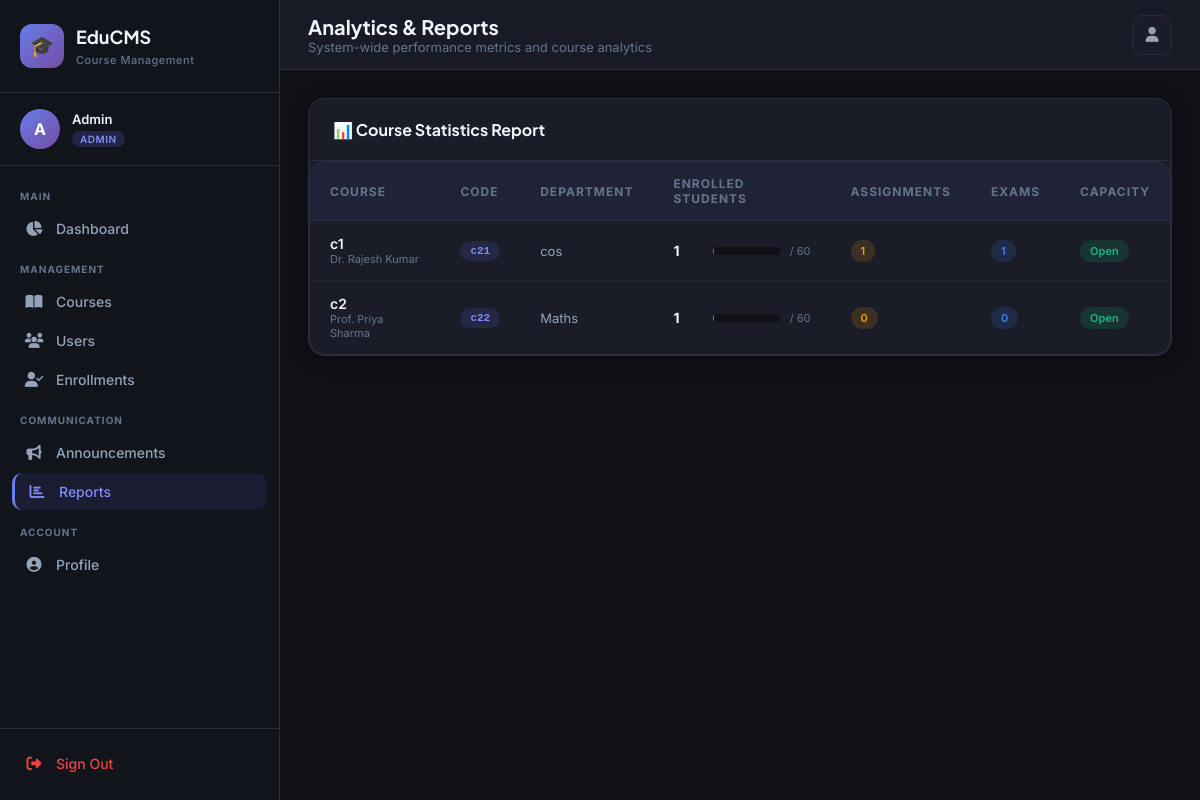
The page /admin/reports (signed in) on the database its author committed.
### app.py (models this page shows)
class User(UserMixin, db.Model):
    __tablename__ = 'users'
    id = db.Column(db.Integer, primary_key=True)
    name = db.Column(db.String(100), nullable=False)
    email = db.Column(db.String(120), unique=True, nullable=False)
    password = db.Column(db.String(200), nullable=False)
    role = db.Column(db.String(20), nullable=False, default='student')  # admin/faculty/student
    phone = db.Column(db.String(20))
    department = db.Column(db.String(100))
    profile_pic = db.Column(db.String(200), default='default.png')
    is_active_account = db.Column(db.Boolean, default=True)
    created_at = db.Column(db.DateTime, default=datetime.utcnow)
    courses_taught = db.relationship('Course', backref='faculty', lazy=True, foreign_keys='Course.faculty_id')
    enrollments = db.relationship('Enrollment', backref='student', lazy=True, foreign_keys='Enrollment.student_id')

class Course(db.Model):
    __tablename__ = 'courses'
    id = db.Column(db.Integer, primary_key=True)
    name = db.Column(db.String(150), nullable=False)
    code = db.Column(db.String(20), unique=True, nullable=False)
    description = db.Column(db.Text)
    credits = db.Column(db.Integer, default=3)
    semester = db.Column(db.Integer, default=1)
    department = db.Column(db.String(100))
    faculty_id = db.Column(db.Integer, db.ForeignKey('users.id'))
    max_students = db.Column(db.Integer, default=60)
    is_active = db.Column(db.Boolean, default=True)
    created_at = db.Column(db.DateTime, default=datetime.utcnow)
    enrollments = db.relationship('Enrollment', backref='course', lazy=True)
    assignments = db.relationship('Assignment', backref='course', lazy=True)
    materials = db.relationship('Material', backref='course', lazy=True)
    exams = db.relationship('Exam', backref='course', lazy=True)

### app.py (the view)
@app.route('/admin/reports')
@login_required
def admin_reports():
    if current_user.role != 'admin': return redirect(url_for('index'))
    courses = Course.query.all()
    report_data = []
    for c in courses:
        enrolled = Enrollment.query.filter_by(course_id=c.id, status='approved').count()
        assignments = Assignment.query.filter_by(course_id=c.id).count()
        exams = Exam.query.filter_by(course_id=c.id).count()
        report_data.append({'course': c, 'enrolled': enrolled, 'assignments': assignments, 'exams': exams})
    return render_template('admin/reports.html', report_data=report_data)

### app.py (called while the page is built)
@login_manager.user_loader
def load_user(user_id):
    return User.query.get(int(user_id))

@app.context_processor
def inject_now():
    return {'now': datetime.utcnow().date()}

### templates/admin/reports.html (shortened to what this page needs)
{% extends "base.html" %}
{% block page_title %}Analytics & Reports{% endblock %}
{% block page_subtitle %}System-wide performance metrics and course analytics{% endblock %}
{% block content %}
<div class="card mb-24">
    <div class="card-header"><span class="card-title">📊 Course Statistics Report</span></div>
    <div class="table-container">
        <table>
            <thead>
                <tr>
                    <th>Course</th>
                    <th>Code</th>
                    <th>Department</th>
                    <th>Enrolled Students</th>
                    <th>Assignments</th>
                    <th>Exams</th>
                    <th>Capacity</th>
                </tr>
            </thead>
            <tbody>
                {% for item in report_data %}
                <tr>
                    <td>
                        <div style="font-weight:600;color:#f1f5f9">{{ item.course.name }}</div>
                        <div style="font-size:11px;color:#64748b">{{ item.course.faculty.name if item.course.faculty else 'Unassigned' }}</div>
                    </td>
                    <td><span class="badge badge-primary" style="font-family:monospace">{{ item.course.code }}</span></td>
                    <td style="font-size:13px;color:#94a3b8">{{ item.course.department or '—' }}</td>
                    <td>
                        <div style="display:flex;align-items:center;gap:10px">
                            <span style="font-weight:700;color:#f1f5f9;min-width:30px">{{ item.enrolled }}</span>
                            <div style="flex:1;max-width:100px">
                                <div class="progress">
                                </div>
                            </div>
                            <span style="font-size:11px;color:#64748b">/ {{ item.course.max_students }}</span>
                        </div>
                    </td>
                    <td><span class="badge badge-warning">{{ item.assignments }}</span></td>
                    <td><span class="badge badge-info">{{ item.exams }}</span></td>
                    <td>
                        <span class="badge badge-{% if item.enrolled >= item.course.max_students %}danger{% else %}success{% endif %}">
                            {% if item.enrolled >= item.course.max_students %}Full{% else %}Open{% endif %}
                        </span>
                    </td>
                </tr>
                {% else %}
                <tr><td colspan="7"><div class="empty-state"><div class="empty-icon">📊</div><div class="empty-title">No Data Yet</div></div></td></tr>
                {% endfor %}
            </tbody>
        </table>
    </div>
</div>
{% endblock %}

### templates/base.html (shortened to what this page needs)
<!DOCTYPE html>
<html lang="en">
<head>
    <link rel="stylesheet" href="https://cdnjs.cloudflare.com/ajax/libs/font-awesome/6.5.0/css/all.min.css">
</head>
<body>
{% if current_user.is_authenticated %}
<aside class="sidebar" id="sidebar">
    <div class="sidebar-brand">
        <div class="brand-icon">🎓</div>
        <div class="brand-text">
            <h1>EduCMS</h1>
            <span>Course Management</span>
        </div>
    </div>
    <div class="sidebar-user">
        <div class="user-avatar" style="background:
            {% if current_user.role == 'admin' %}var(--admin-gradient)
            {% elif current_user.role == 'faculty' %}var(--faculty-gradient)
            {% else %}var(--student-gradient){% endif %}">
            {{ current_user.name[0].upper() }}
        </div>
        <div class="user-info">
            <h4>{{ current_user.name.split(' ')[0] }}</h4>
            <span class="role-badge badge-{{ current_user.role }}">{{ current_user.role }}</span>
        </div>
    </div>
    <nav class="sidebar-nav">
        {% if current_user.role == 'admin' %}
        <div class="nav-section">
            <div class="nav-section-label">Main</div>
            <a href="/admin/dashboard" class="nav-item {% if request.path == '/admin/dashboard' %}active{% endif %}">
                <i class="fas fa-chart-pie"></i> Dashboard
            </a>
        </div>
        <div class="nav-section">
            <div class="nav-section-label">Management</div>
            <a href="/admin/courses" class="nav-item {% if '/admin/courses' in request.path %}active{% endif %}">
                <i class="fas fa-book-open"></i> Courses
            </a>
            <a href="/admin/users" class="nav-item {% if '/admin/users' in request.path %}active{% endif %}">
                <i class="fas fa-users"></i> Users
            </a>
            <a href="/admin/enrollments" class="nav-item {% if '/admin/enrollments' in request.path %}active{% endif %}">
                <i class="fas fa-user-check"></i> Enrollments
            </a>
        </div>
        <div class="nav-section">
            <div class="nav-section-label">Communication</div>
            <a href="/admin/announcements" class="nav-item {% if '/admin/announcements' in request.path %}active{% endif %}">
                <i class="fas fa-bullhorn"></i> Announcements
            </a>
            <a href="/admin/reports" class="nav-item {% if '/admin/reports' in request.path %}active{% endif %}">
                <i class="fas fa-chart-bar"></i> Reports
            </a>
        </div>
        {% endif %}
        <div class="nav-section">
            <div class="nav-section-label">Account</div>
            <a href="/profile" class="nav-item {% if request.path == '/profile' %}active{% endif %}">
                <i class="fas fa-user-circle"></i> Profile
            </a>
        </div>
    </nav>
    <div class="sidebar-footer">
        <a href="/logout" class="nav-item" style="color: #ef4444;">
            <i class="fas fa-sign-out-alt"></i> Sign Out
        </a>
    </div>
</aside>
<main class="main-content">
    <header class="header">
        <div class="header-left">
            <div>
                <div class="page-title">{% block page_title %}Dashboard{% endblock %}</div>
                <div class="page-subtitle">{% block page_subtitle %}{% endblock %}</div>
            </div>
        </div>
        <div class="header-right">
            <a href="/profile" class="header-btn" title="Profile">
                <i class="fas fa-user"></i>
            </a>
        </div>
    </header>
    <div class="page-content">
        {% block content %}{% endblock %}
    </div>
</main>
{% else %}
{% block auth_content %}{% endblock %}
{% endif %}
</body>
</html>

### rows shown on the page
User: name "A", name "Admin", role "ADMIN"
Course: course.name "c1", course.code "c21", course "cos", course.max_students "60"
User: course.faculty "Dr. Rajesh Kumar"
Course: course.name "c2", course.code "c22", course "Maths", course.max_students "60"
User: course.faculty "Prof. Priya Sharma"

### other values the page prints
{{ item.enrolled }} "1" "1"
{{ item.assignments }} "1" "0"
{{ item.exams }} "1" "0"
